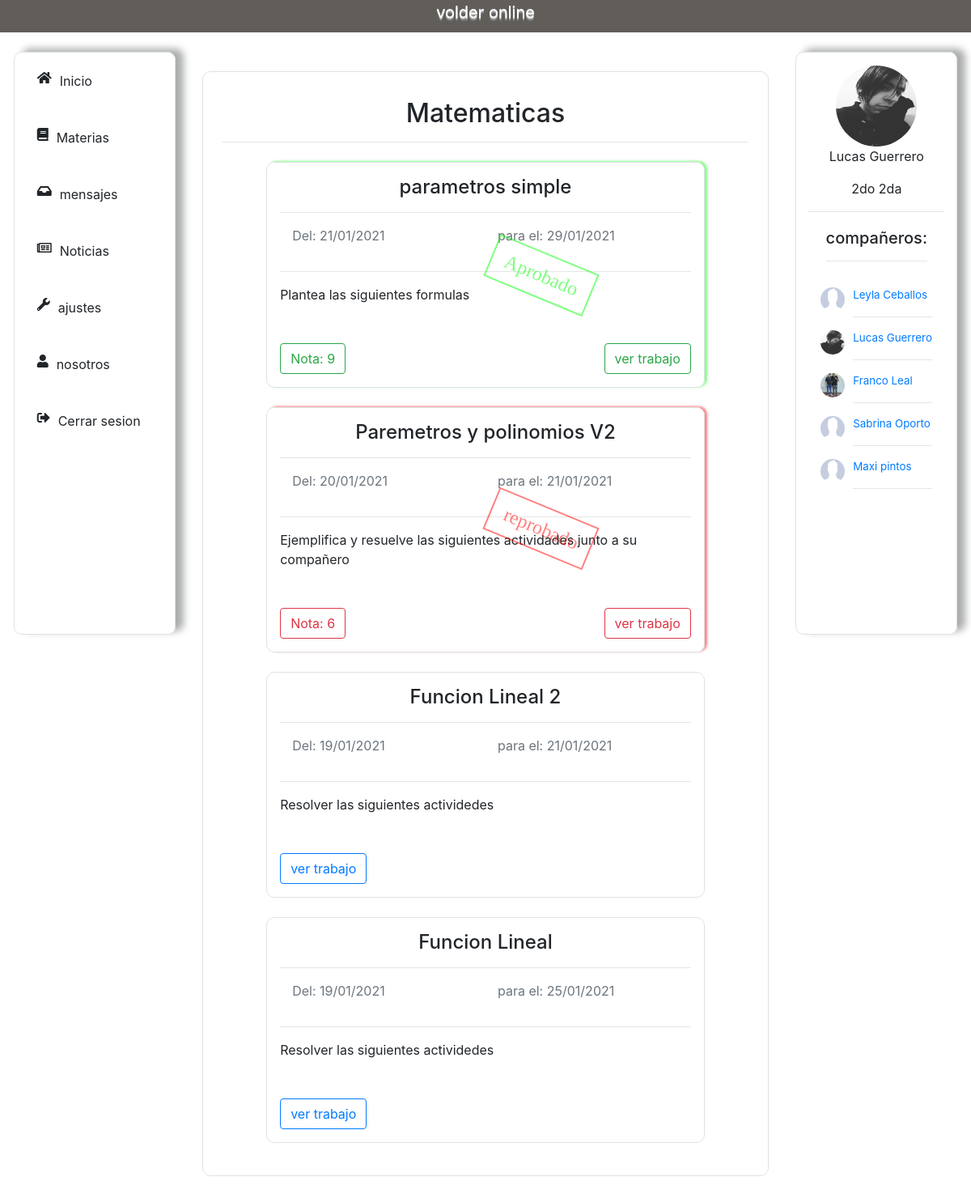
Screenshot of /estudiante/materia/1/ (signed in) with the database file from the repository.
### usuarios/models.py (models this page shows, shortened)
class Materia(models.Model):
    nombre = models.CharField(max_length=50)
    curso = models.ForeignKey(Cursoos, on_delete = models.CASCADE, null=True, blank=True)
    profesor = models.ForeignKey(Profesor, on_delete = models.CASCADE, null=True, blank=True)
    trabajos_entregados = models.IntegerField(null=True, blank=True)
    class Meta():
        ordering = ['nombre']

class Trabajo(models.Model):
    titulo = models.CharField(max_length=50)
    materia = models.ForeignKey(Materia, on_delete = models.CASCADE, null=True, blank=True)
    fecha_de_subida = models.DateTimeField(auto_now_add=True)
    fecha_de_entrega = models.DateTimeField(auto_now_add=False)
    tipo_de_trabajo = models.ForeignKey(TipoDeTarea, on_delete = models.CASCADE, null=True, blank=True)
    consigna = models.CharField(max_length=50)
    contenido = models.TextField()
    fuentes = models.CharField(max_length=50)
    class Meta():
        ordering = ['-fecha_de_subida']

class Estudiante(models.Model):
    user = models.OneToOneField(User, on_delete = models.CASCADE)
    nombre = models.CharField(max_length=50)
    apellido = models.CharField(max_length=50)
    dni = models.IntegerField(unique=True)
    curso = models.ForeignKey(Cursoos, on_delete = models.CASCADE, null=True, blank=True)
    foto =  models.ImageField(upload_to="fotos_de_perfil/estudiante", null=True, blank=True)
    class Meta():
        ordering = ['apellido']
    def __str__(self):
        nombre_y_apellido = self.nombre + " " + self.apellido
        return nombre_y_apellido
    @property
    def imageURL(self):
        try:
            url = self.foto.url
        except:
            url = "/static/img/fotoPerfil.jpg"
        return url

class Cursoos(models.Model):
    curso = models.CharField(max_length=10, null=True, blank=True)
    division = models.CharField(max_length=10, null=True, blank=True)
    class Meta():
        ordering = ['curso']

### volder_app/decorators.py (the view)
        def wrapper(request, *args, **kwargs):
            if not hasattr(request.user, self.attribute):
                return redirect(self.redirect_to_url, **self.args_dict_to_redirect)
            return view(request, *args, **kwargs)

### usuarios/models.py (called while the page is built)
    def __str__(self):
        return str(self.estudiante) + str(self.comentario)

### volder_app/templates/volder/materia.html (shortened to what this page needs)
{% extends 'volder/base.html' %}
{% load static %}
{% block content %}
<div class="mid-tarea mid-contenido-animacion border col-12 col-md-7 mx-auto my-5 px-4 py-3">
    <p id="materias" class="text-center h2 col-12 pt-3">{{materia.nombre}}</p>  <hr>
    {% for trabajo in trabajos %}
        <div id="trabajo-{{trabajo.id}}" class="trabajos-materia col-10 border p-3 my-4 mx-auto">
            <p class="titulo h4 text-center ">{{trabajo.titulo}}</p>   <hr>
            <div class="row subitutlo">
                <p class="col-12 col-md-6 text-muted text-left">Del: {{trabajo.fecha_de_subida|date:'d/m/Y'}} </p>
                <p class="col-12 col-md-6 text-muted text-derecha">para el: {{trabajo.fecha_de_entrega|date:'d/m/Y'}}</p>
            </div>
            <hr>
            <p class="mb-5">  {{trabajo.consigna}}  </p>
            <a id="button-{{trabajo.id}}" href="{% url 'trabajo' trabajo.id %}" class="btn btn-outline-primary ">ver trabajo</a>
        </div>
    {% endfor %}
</div>
{% include 'volder/perfil_alumno.html' %}
{% endblock %}

### volder_app/templates/volder/perfil_alumno.html
{% load static %}
<div id="container"class="container container-animacion col-10 col-md-2 my-4 border" style=" box-shadow: 10px -4px 10px rgb(171, 173, 173);">
    <div class="perfil">
        <img class="foto mt-3" src="{{user.estudiante.imageURL}}">
        <div class="nombre">
            <p>{{user.estudiante.nombre}} {{user.estudiante.apellido}}</p>
        </div>
        <div class="curso">
            <p>{{user.estudiante.curso.curso}} {{user.estudiante.curso.division}}</p>
        </div>
    </div><hr>
    <div class="compañeros compañeros-animacion row py-1">
        <div class="mx-auto mb-3">
            <h5>compañeros: </h5><hr>
        </div>
        {% for compañero in compañero %}
            <div class="perfil col-6 col-md-12">
                <a href="{% url 'mensajes' compañero.user_id %}">
                <img class="foto-compañeros" src="{{compañero.imageURL}}">
                <div class="nick">
                    <p>{{compañero}}</p><hr>
                </div>
                </a>
            </div>
        {% endfor %}
    </div>
</div>

### volder_app/static/css/estudiante/main.css (style rules this page uses)
* { margin: 0; padding: 0; outline: none; }
.row { margin: 0px !important; padding: 0px !important; }
.border { border-radius: 10px; }
.contenedor, .container { height: 90vh; overflow-y: auto; scrollbar-color: rgba(0, 0, 0, .5) rgba(0, 0, 0, 0); scrollbar-width: thin; }
#nav, #container, #container-comentario { position: sticky; top: 20px; }
.container .perfil .foto { display:block; margin:auto; height: 100px; width: 100px; border-radius: 50%; }
.container .perfil .nombre, .curso { text-align: center; }
.compañeros .foto-compañeros { display:block; float: left; height: 30px; width: 30px; border-radius: 50%; }
.compañeros .nick { font-size: smaller; margin-left: 40px; }
.mid-tarea { height: auto; }
.trabajos-materia { height: auto; }
.aprobado, .desaprobado { box-shadow: 0 0 0; }
.aprobado::after, .desaprobado:after { position:absolute; border: 2px solid; padding: .5rem 1rem; font-size: 1.5rem; font-family: Georgia, 'Times New Roman', Times, serif; transform: rotate(22.5deg); display:block; top: 40%; right: 50%; margin-right: -25%; }
.aprobado::after { content: "Aprobado"; color: rgba(0, 255, 0, 0.5); border-color:rgba(0, 255, 0, 0.5); }
.desaprobado:after { content: "reprobado"; color:rgba(255, 0, 0, 0.5); border-color:rgba(255, 0, 0, 0.5); }
.aprobado { box-shadow: 3px -1px 3px rgba(0, 255, 0, 0.5); border: 1px solid rgba(0, 255, 0, 0.5); }
.desaprobado { box-shadow: 3px -1px 3px rgba(255, 0, 0, 0.5); border: 1px solid rgba(255, 0, 0, 0.5); }
.text-derecha { float: right; }

### rows the page displays
Materia: nombre "Matematicas"
Trabajo: titulo "parametros simple", fecha_de_subida "21/01/2021", fecha_de_entrega "29/01/2021", consigna "Plantea las siguientes formulas"
Trabajo: titulo "Paremetros y polinomios V2", fecha_de_subida "20/01/2021", fecha_de_entrega "21/01/2021", consigna "Ejemplifica y resuelve las siguientes actividades junto a su compañero"
Trabajo: titulo "Funcion Lineal 2", fecha_de_subida "19/01/2021", fecha_de_entrega "21/01/2021", consigna "Resolver las siguientes actividedes"
Trabajo: titulo "Funcion Lineal", fecha_de_subida "19/01/2021", fecha_de_entrega "25/01/2021", consigna "Resolver las siguientes actividedes"
Estudiante: nombre+apellido "Leyla Ceballos"
Estudiante: imageURL (picture), nombre+apellido "Lucas Guerrero"
Estudiante: imageURL (picture), nombre+apellido "Franco Leal"
Estudiante: nombre+apellido "Sabrina Oporto"
Estudiante: nombre+apellido "Maxi pintos"

### other values shown
{{ user.estudiante.nombre }} "Lucas"
{{ user.estudiante.apellido }} "Guerrero"
{{ user.estudiante.curso.curso }} "2do"
{{ user.estudiante.curso.division }} "2da"
